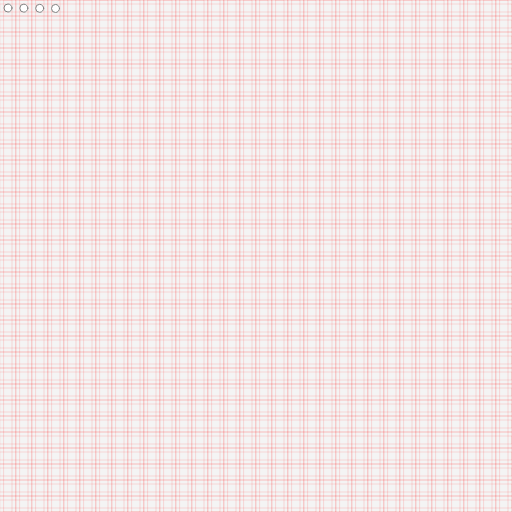
Frame 1 (no input)
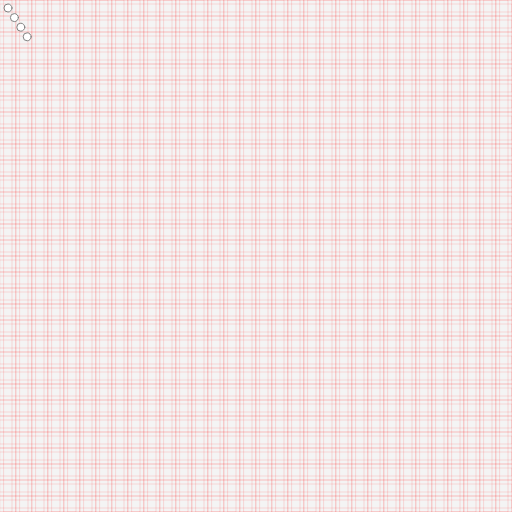
Frame 60 (no input)
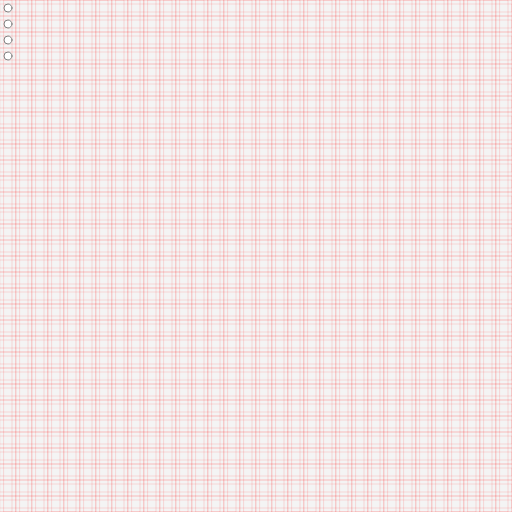
Frame 120 (the mouse pressed at the canvas centre since frame 60)

The p5.js sketch that drew these frames (run headless with seeded random() and noise() and a simulated clock; from frame 60 on, the mouse is pressed at the canvas centre):

// p5.js sketch
// ── sketch.js
const WIDTH = 512
const HEIGHT = 512

const nodeMotions = []

function setup () {
  createCanvas(WIDTH, HEIGHT)
  pixelDensity(1)

  nodeMotions.push({
    from: { x: 0, y: 0 },
    to: { x: 0, y: 0 },
    duration: 100
  }, {
    from: { x: 1, y: 0 },
    to: { x: 0, y: 1 },
    duration: 100
  }, {
    from: { x: 2, y: 0 },
    to: { x: 0, y: 2 },
    duration: 100
  }, {
    from: { x: 3, y: 0 },
    to: { x: 0, y: 3 },
    duration: 100
  })

  const text = document.createElement('div')

  text.style.background = '#EEE'
  text.style.padding = '1rem'
  text.style.borderRadius = '0.2rem'
  text.style.whiteSpace = 'pre'
  text.style.fontSize = '11px'
  text.style.margin = '1rem 0'
  text.innerText = JSON.stringify(nodeMotions, null, 2)

  document.body.appendChild(text)
}

function guide () {
  noFill()
  stroke(255, 0, 0, 32)

  for (let x = 0; x < width; x += 16) {
    push()
    translate(x, 0)
    rect(0, 0, 16, height)
    rect(4, 0, 8, height)
    pop()
  }

  for (let y = 0; y < width; y += 16) {
    push()
    translate(0, y, 0)
    rect(0, 0, width, 16)
    rect(0, 4, width, 8)
    pop()
  }
}

function renderNode (node) {
  push()
  translate(node.x * 16, node.y * 16)

  fill('white')
  stroke('gray')

  circle(8, 8, 8)
  pop()
}

function nodeMotionsToNodes (nodeMotions, frameCount) {
  return nodeMotions.map(({ from, to, duration }) => {
    const progress = map(frameCount, 0, duration, 0, 1, true)

    const x = from.x + (to.x - from.x) * progress
    const y = from.y + (to.y - from.y) * progress

    return { x, y }
  })
}

function draw () {
  background(244)

  guide()

  const nodes = nodeMotionsToNodes(nodeMotions, frameCount)

  nodes.forEach(node => renderNode(node))

  // noLoop()
}
